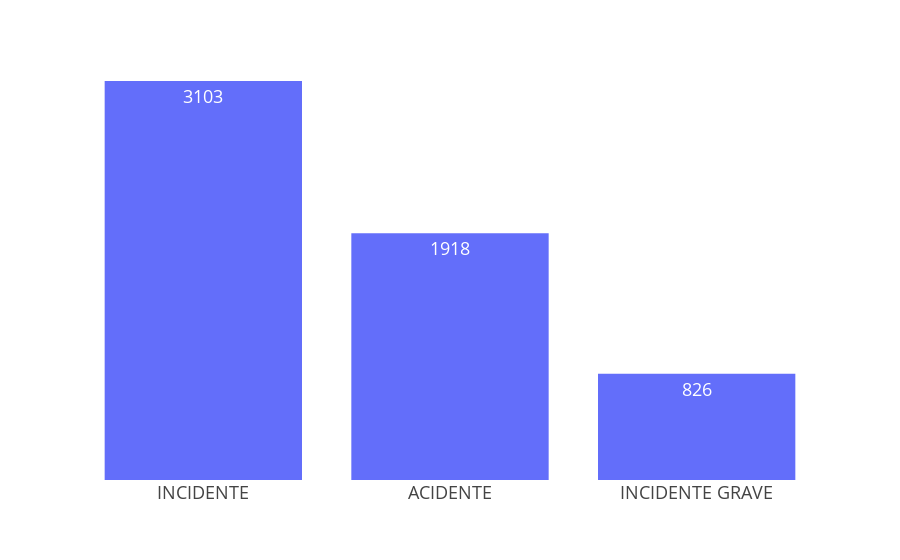

Notebook cell for this chart:
### Code cell
top_n_col ('ocorrencia_classificacao',10)

### Figure 1 — Plotly figure (JSON) as saved in the notebook; plotly's stock layout.template omitted (floating-point values rounded to 4 significant figures)
{"data": [{"alignmentgroup": "True", "hovertemplate": "x=%{x}<br>y=%{y}<br>text=%{text}<extra></extra>", "legendgroup": "", "marker": {"color": "#636efa", "pattern": {"shape": ""}}, "name": "", "offsetgroup": "", "orientation": "v", "showlegend": false, "text": [3103, 1918, 826], "textposition": "auto", "type": "bar", "x": ["INCIDENTE", "ACIDENTE", "INCIDENTE GRAVE"], "xaxis": "x", "y": [3103, 1918, 826], "yaxis": "y"}], "layout": {"barmode": "relative", "legend": {"tracegroupgap": 0}, "margin": {"t": 60}, "xaxis": {"anchor": "y", "domain": [0, 1], "title": {"text": ""}}, "yaxis": {"anchor": "x", "domain": [0, 1], "title": {"text": "y"}, "visible": false}}}
